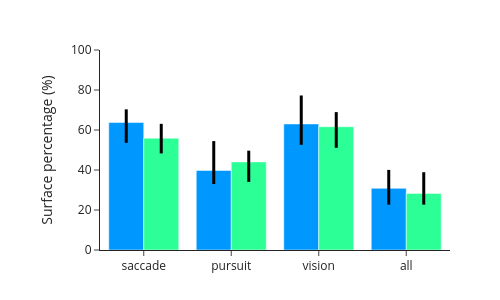

Notebook cell for this chart:
### Code cell
sub_rois =  ['iIPS', 'sIPS']
fig = go.Figure()
for i, roi in enumerate(sub_rois):
    df_roi = df_active_vertex_roi.loc[df_active_vertex_roi['roi']==roi]
    fig.add_trace(go.Bar(
        x=df_roi['categorie'],
        y=df_roi['median'],
        name=roi,  
        marker=dict(color=roi_colors_dict[roi]), 
        error_y=dict(
            type='data',
            array=df_roi['ci_high'] - df_roi['median'], 
            arrayminus=df_roi['median'] - df_roi['ci_low'],  
            visible=True,
            thickness=3,
            width=0,
            color='black'
        ),
        showlegend=True
    ))
    
fig.update_xaxes(showline=True)
fig.update_yaxes(title='Surface percentage (%)', range=[0,100], showline=True)
fig.update_layout(template='simple_white', 
                  barmode='group', 
                  showlegend=False,
                  height=300, 
                  width=500, 
                  margin_l=100, 
                  margin_r=50, 
                  margin_t=50,
                  margin_b=50)

fig.show()
fig.write_image("/Users/uriel/Library/CloudStorage/Dropbox/retinomaps/figures/material/pRF_figures/active_vertex/Surface_percentage_parietal.pdf".format(subject))

### Figure 1 — Plotly figure (JSON) as saved in the notebook; plotly's stock layout.template omitted (floating-point values rounded to 4 significant figures)
{"data": [{"error_y": {"array": [6.594, 14.7, 14.24, 9.212], "arrayminus": [10.16, 6.77, 10.45, 8.189], "color": "black", "thickness": 3, "type": "data", "visible": true, "width": 0}, "marker": {"color": "rgb(0, 152, 255)"}, "name": "iIPS", "showlegend": true, "type": "bar", "x": ["saccade", "pursuit", "vision", "all"], "y": [63.73, 39.76, 63.03, 30.84]}, {"error_y": {"array": [7.163, 5.61, 7.3, 10.59], "arrayminus": [7.626, 10.02, 10.54, 5.615], "color": "black", "thickness": 3, "type": "data", "visible": true, "width": 0}, "marker": {"color": "rgb(44, 255, 150)"}, "name": "sIPS", "showlegend": true, "type": "bar", "x": ["saccade", "pursuit", "vision", "all"], "y": [55.92, 44.05, 61.64, 28.3]}], "layout": {"barmode": "group", "height": 300, "margin": {"b": 50, "l": 100, "r": 50, "t": 50}, "showlegend": false, "width": 500, "xaxis": {"autorange": true, "range": [-0.5, 3.5], "showline": true, "type": "category"}, "yaxis": {"range": [0, 100], "showline": true, "title": {"text": "Surface percentage (%)"}, "type": "linear"}}}
